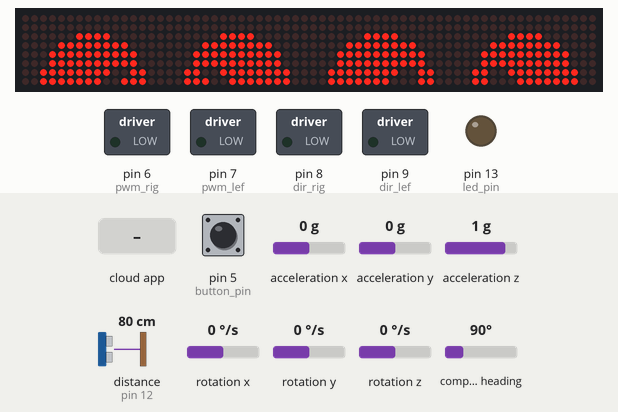
Recording of a sketch running on a simulated Arduino Mega 2560, built with avr-gcc and run on an emulated ATmega2560. On the bench: 64×8 LED matrix, switched loads named in the sketch (green lamp = pin HIGH), output pins drawn as LEDs (lit = HIGH). The test bench sets the inputs (shaded band); at power-on: pin 5 (button_pin) HIGH, acceleration x 0 g, acceleration y 0 g, acceleration z 1 g, distance to the obstacle (sensor on pin 12) 80 cm, rotation x 0 °/s, rotation y 0 °/s, rotation z 0 °/s, compass heading 90°. The echo pulse lasts 58.3 µs per cm; the ROS host is connected and sends only what is stated.

Above: at 0.81 s.
1.3 s: the phone or cloud app sets linear.x to -100
At 2.0 s:
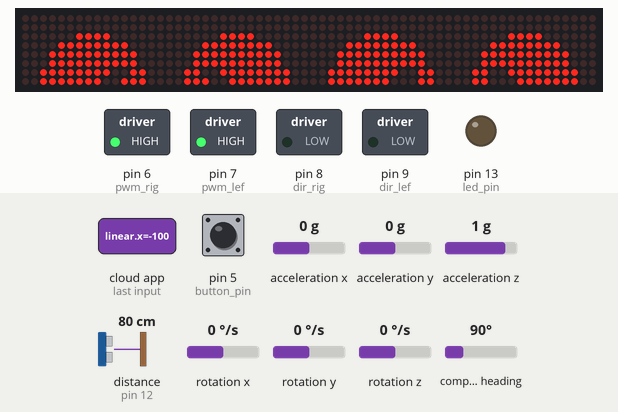
At 3.5 s:
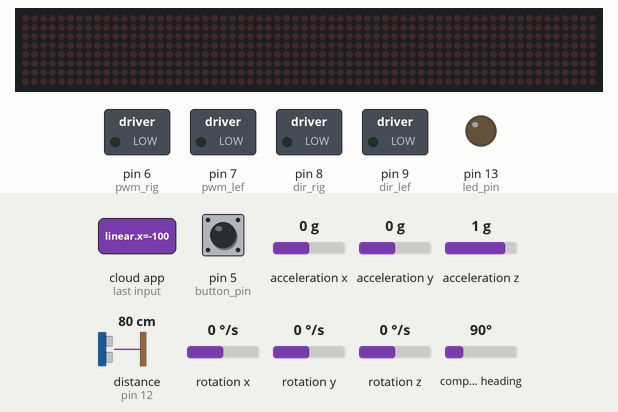
Timing chart, 0 to 5.0 s (numbered marks = the images above; inputs shaded):
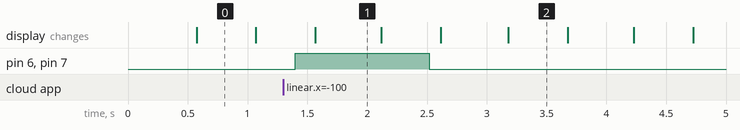

The sketch:

A_U_E_updated.ino
```cpp
//Welcome to Durga prasad coding
#define USE_USBCON
#include <Wire.h>
#include <PID_v1.h>
#include <ros.h>
#include <std_msgs/String.h>
#include <geometry_msgs/Vector3Stamped.h>
#include <geometry_msgs/Twist.h>
#include <geometry_msgs/Pose2D.h>
#include <ros/time.h>
#include <ArduinoHardware.h>
#include <std_msgs/Float64.h>
#include <Adafruit_BNO055.h>
#include <utility/imumaths.h>0
#include <tf/transform_broadcaster.h>
#include <sensor_msgs/Imu.h>
#include <sensor_msgs/Range.h>
#include <std_msgs/Bool.h>
#include <Ultrasonic.h>
#include <LedControl.h>
/***********************************************************************************
  loop time Decleration like frequency for publishing
************************************************************************************/
#define LOOPTIME 100     //Looptime in millisecond
const byte noCommLoopMax = 10;                //number of main loops the robot will execute without communication before stopping
unsigned int noCommLoops = 0;                 //main loop without communication counter
Adafruit_BNO055 bno = Adafruit_BNO055(55, 0x28);
/***********************************************************************************
exit sensor Declaration
************************************************************************************/
const int button_pin = 5;
   const int led_pin = 13;

   bool last_reading;
   long last_debounce_time=0;
   long debounce_delay=6000;
   bool published = true;
/***********************************************************************************
  motor pin numbers Decleration
************************************************************************************/
#define dir_rig 8
#define pwm_rig 6
#define dir_lef 9
#define pwm_lef 7
/******************************************************************************
  ULTRASONIC input pin numbers Decleration
************************************************************************************/
Ultrasonic ultrasonic_m(11,12); //11 trig,12 echo
long ultra_last_debounce_time=0;
long ultra_debounce_delay=6000;
int duration;
int distance;
int ultracount;
int u_m;
/***********************************************************************************
  encoder input pin numbers Decleration
************************************************************************************/
const byte interruptPin_rais_a_rig = 31;       //2, 3, 18, 19, 20, 21 interrupt pins
const byte interruptPin_fal_a_rig = 33;
const byte interruptPin_rais_b_rig = 35;
const byte interruptPin_fal_b_rig = 37;

const byte interruptPin_rais_a_lef = 22;       //2, 3, 18, 19, 20, 21 interrupt pins
const byte interruptPin_fal_a_lef = 23;
const byte interruptPin_rais_b_lef = 24;
const byte interruptPin_fal_b_lef = 25;

volatile byte state = LOW;
signed long int count_rig = 0, count_lef = 0;
int en_a_state_rig = 0, en_b_state_rig = 0, en_a_las_state_rig = 0, en_b_las_state_rig = 0;
int en_a_state_lef = 0, en_b_state_lef = 0, en_a_las_state_lef = 0, en_b_las_state_lef = 0;

long encoder_left = 0;
long encoder_right = 0;
/***********************************************************************************
  speed Decleration
*********************************************************************************/
const double speed_pwm = 0.00148 ;//0.00083--dc motors //0.00235 //0.011
const double min_speed_cmd = 0.02962;//100 rpm  0.01349; //50 rpm//0.0038--dc motors; //2.26; //0.0882;
unsigned long lastMilli = 0, lm = 0;
const double radius = 0.0625;  //0.06125;////0.055681818;                   //Wheel radius, in m
const double wheelbase = 0.32; //0.32;               //Wheelbase, in m

double c_r = 0, c_l = 0;

double speed_req = 0;                         //Desired linear speed for the robot, in m/s
double angular_speed_req = 0;                 //Desired angular speed for the robot, in rad/s

double speed_req_left = 0;                    //Desired speed for left wheel in m/s
double speed_act_left = 0;                    //Actual speed for left wheel in m/s
double speed_cmd_left = 0;                    //Command speed for left wheel in m/s

double speed_req_right = 0;                   //Desired speed for right wheel in m/s
double speed_act_right = 0;                   //Actual speed for right wheel in m/s
double speed_cmd_right = 0;                   //Command speed for right wheel in m/s

const double max_speed = 0.03599; /// above 100 rpm// //0.16--dc motors;                 //Max speed in m/s
/******initialize Pwm values to zero**********/
int PWM_leftMotor = 0;
int PWM_rightMotor = 0;
int d = 0;
/***********************************************************************************
  PID Decleration
************************************************************************************/
const double PID_left_param[] = { 0.24, 0, 1 }; //Respectively Kp//0.29, Ki and Kd for left motor PID
const double PID_right_param[] = { 0.24, 0, 1 }; //Respectively Kp//0.262, Ki and Kd for right motor PID
PID PID_leftMotor(&speed_act_left, &speed_cmd_left, &speed_req_left, PID_left_param[0], PID_left_param[1], PID_left_param[2], DIRECT);          //Setting up the PID for left motor
PID PID_rightMotor(&speed_act_right, &speed_cmd_right, &speed_req_right, PID_right_param[0], PID_right_param[1], PID_right_param[2], DIRECT);   //Setting up the PID for right motor

ros::NodeHandle nh;
/***********************************************************************************
  Function to handle cmd_vel
************************************************************************************/
void handle_cmd (const geometry_msgs::Twist& cmd_vel)
{
  noCommLoops = 0;                                                  //Reset the counter for number of main loops without communication
  // if(ultracount==1)
 // {
    speed_req = cmd_vel.linear.x;                                     //Extract the commanded linear speed from the message

    angular_speed_req = cmd_vel.angular.z;                            //Extract the commanded angular speed from the message

    speed_req_left  = speed_req - angular_speed_req * (wheelbase / 2); //Calculate the required speed for the left motor to comply with commanded linear and angular speeds
    speed_req_right = speed_req + angular_speed_req * (wheelbase / 2); //Calculate the required speed for the right motor to comply with commanded linear and angular speeds
  //}
  //    else if(ultracount==0)
  //    {
  //      speed_req_left=0;
  //      speed_req_right=0;
  //      }
}
/***********************************************************************************
  Decelartion & Intialization of PUB & SUB message types and functiolns
************************************************************************************/

geometry_msgs::Pose2D pwm_output_msg;
geometry_msgs::Pose2D encoder_msg;
geometry_msgs::Vector3Stamped speed_msg;                                //create a "speed_msg" ROS message
sensor_msgs::Imu imu_msg;
sensor_msgs::Range sonar_msg_m;//ultrasonic
std_msgs::Bool pushed_msg;

geometry_msgs::TransformStamped t;
geometry_msgs::TransformStamped l;
tf::TransformBroadcaster broadcaster;
char base_link[] = "/base_link";
char imu_frame[] = "/imu";
char ultra_frame[]="/ultrasonic";
ros::Publisher pub_sonar_m("rangeSonar_m", &sonar_msg_m);
ros::Publisher pub_button("pushed", &pushed_msg);
ros::Publisher imu_pub("imu_data", &imu_msg);
//ros::Publisher range_pub("sonar",&range_msg);
ros::Subscriber<geometry_msgs::Twist> cmd_vel("cmd_vel", handle_cmd);   //create a subscriber to ROS topic for velocity commands (will execute "handle_cmd" function when receiving data)
ros::Publisher speed_pub("speed", &speed_msg);                          //create a publisher to ROS topic "speed" using the "speed_msg" type
ros::Publisher pwm_output_pub("pwm_output", &pwm_output_msg);
ros::Publisher encoder_pub("encoder", &encoder_msg);

int DIN = 2;
int CS = 3;
int CLK = 4;
LedControl lc = LedControl(DIN, CLK, CS, 8); // Set the number of devices here

unsigned long currentTime;
unsigned long lastUpdateTime = 0;
const long eyesDelay = 500;  // 1000 milliseconds for eyes animation
const long emptyDelay = 500; // 3000 milliseconds for empty state

// Pattern definitions
byte eyesPatterns[8][8] = {
    {0x00,0x00,0xC0,0xF0,0xF8,0xF8,0xFC,0xFC},
    {0x00,0x00,0x03,0x0F,0x1F,0x1F,0x33,0x31},
    {0x00,0x00,0xC0,0xF0,0xF8,0xF8,0xCC,0x8C},
    {0x00,0x00,0x03,0x0F,0x1F,0x1F,0x3F,0x3F},
    {0x00,0x00,0xC0,0xF0,0xF8,0xF8,0xFC,0xFC},
    {0x00,0x00,0x03,0x0F,0x1F,0x1F,0x33,0x39},
    {0x00,0x00,0xC0,0xF0,0xF8,0xF8,0xCC,0x9C},
    {0x00,0x00,0x03,0x0F,0x1F,0x1F,0x3F,0x3F}
};

byte emptyPattern[8] = {0x00,0x00,0x00,0x00,0x00,0x00,0x00,0x00};


/*************************************************************************************
  setup
**************************************************************************************/
void setup()
{
  nh.initNode();                            //init ROS node
  nh.getHardware()->setBaud(115200);         //set baud for ROS serial communication
  nh.subscribe(cmd_vel);                    //suscribe to ROS topic for velocity commands
  nh.advertise(speed_pub);                  //prepare to publish speed in ROS topic
  nh.advertise(encoder_pub);
  nh.advertise(pwm_output_pub);
  nh.advertise(imu_pub);

     nh.advertise(pub_button);
     nh.advertise(pub_sonar_m);
  //nh.advertise(range_pub);
  broadcaster.init(nh);
  /**************************************************************
    Exit & ultra
    *******************************************************************/
    ultrasonic_m.setTimeout(40000UL);


     pinMode(led_pin, OUTPUT);
     pinMode(button_pin, INPUT);

     //Enable the pullup resistor on the button
     digitalWrite(button_pin, HIGH);

     //The button is a normally button
    // last_reading = ! digitalRead(button_pin);

  /**************************************************************************************
    BNo055 testing
  ***************************************************************************************/
 while (!bno.begin())
  {
    nh.loginfo("No BNO055 detected");
  }
  /**************************************************************************************
    encoders and motors initilization
  **************************************************************************************/
  pinMode (pwm_rig, OUTPUT);
  pinMode (dir_rig, OUTPUT);
  pinMode (pwm_lef, OUTPUT);
  pinMode (dir_lef, OUTPUT);

//  pinMode(trigPin, OUTPUT);
//  pinMode(echoPin, INPUT);

  pinMode(interruptPin_rais_a_rig, INPUT_PULLUP);
  attachInterrupt(digitalPinToInterrupt(interruptPin_rais_a_rig), rais_a_rig, RISING);
  pinMode(interruptPin_fal_a_rig, INPUT_PULLUP);
  attachInterrupt(digitalPinToInterrupt(interruptPin_fal_a_rig), fall_a_rig, FALLING);
  pinMode(interruptPin_rais_b_rig, INPUT_PULLUP);
  attachInterrupt(digitalPinToInterrupt(interruptPin_rais_b_rig), rais_b_rig, RISING);
  pinMode(interruptPin_fal_b_rig, INPUT_PULLUP);
  attachInterrupt(digitalPinToInterrupt(interruptPin_fal_b_rig), fall_b_rig, FALLING);

  pinMode(interruptPin_rais_a_lef, INPUT_PULLUP);
  attachInterrupt(digitalPinToInterrupt(interruptPin_rais_a_lef), rais_a_lef, RISING);
  pinMode(interruptPin_fal_a_lef, INPUT_PULLUP);
  attachInterrupt(digitalPinToInterrupt(interruptPin_fal_a_lef), fall_a_lef, FALLING);
  pinMode(interruptPin_rais_b_lef, INPUT_PULLUP);
  attachInterrupt(digitalPinToInterrupt(interruptPin_rais_b_lef), rais_b_lef, RISING);
  pinMode(interruptPin_fal_b_lef, INPUT_PULLUP);
  attachInterrupt(digitalPinToInterrupt(interruptPin_fal_b_lef), fall_b_lef, FALLING);

   for (int i = 0; i < 8; i++) {
        lc.shutdown(i, false);
        lc.setIntensity(i, 5);
        lc.clearDisplay(i);
    }
}
/**************************************************************************************
  Loop starts here
**************************************************************************************/
void loop()
{
  nh.spinOnce();
  if ((millis() - lastMilli) >= LOOPTIME)
  {
    lastMilli = millis();
    c_l = count_lef;
    c_r = count_rig;
    if (abs(count_lef) < 5) {                                                //Avoid taking in account small disturbances
      speed_act_left = 0;
    }
    else
    {
      speed_act_left = ((c_l / 2786) * 2 * (22 / 7) * radius) * (1000 / LOOPTIME); // calculate speed of left wheel             !!!! 990 encoder total pulse coun //384 //15260--dc motors
    }

    if (abs(count_rig) < 5) {                                               //Avoid taking in account small disturbances
      speed_act_right = 0;
    }
    else {
      speed_act_right = ((c_r / 2786) * 2 * (22 / 7) * radius) * (1000 / LOOPTIME); // calculate speed of right wheel          !!!! 990 encoder total pulse coun
    }

    encoder_left = encoder_left + count_lef;
    encoder_right = encoder_right + count_rig;

    //        if(encoder_left>32000) encoder_left = 0;
    //       if(encoder_right>32000) encoder_right = 0;

    count_lef = 0;
    count_rig = 0;

    speed_cmd_left = constrain(speed_cmd_left, -max_speed, max_speed);
    PID_leftMotor.Compute();                                                 // compute PWM value for left motor
    PWM_leftMotor = constrain(((speed_req_left + sgn(speed_req_left) * min_speed_cmd) / speed_pwm) + (speed_cmd_left / speed_pwm), -255, 255);

    if (noCommLoops >= noCommLoopMax)
    { //Stopping if too much time without command
      analogWrite(pwm_lef, 0);
    }
    else if (speed_req_left == 0) {                      //Stopping
      analogWrite(pwm_lef, 0);
    }
    else if (PWM_leftMotor > 0) {                         //Going forward
      analogWrite(pwm_lef, PWM_leftMotor);
      digitalWrite(dir_lef, HIGH);
    }
    else {                                               //Going backward
      analogWrite(pwm_lef, abs(PWM_leftMotor));
      digitalWrite(dir_lef, LOW);
    }

    speed_cmd_right = constrain(speed_cmd_right, -max_speed, max_speed);
    PID_rightMotor.Compute();                                                 // compute PWM value for right motor
    PWM_rightMotor = constrain(((speed_req_right + sgn(speed_req_right) * min_speed_cmd) / speed_pwm) + (speed_cmd_right / speed_pwm) , -255, 255);

    if (noCommLoops >= noCommLoopMax) {                   //Stopping if too much time without command
      analogWrite(pwm_rig, 0);
    }
    else if (speed_req_right == 0) {                      //Stopping
      analogWrite(pwm_rig, 0);
    }
    else if (PWM_rightMotor > 0) {                        //Going forward
      analogWrite(pwm_rig, PWM_rightMotor);
      digitalWrite(dir_rig, HIGH);
    }
    else {                                                //Going backward
      analogWrite(pwm_rig, abs(PWM_rightMotor));
      digitalWrite(dir_rig, LOW);
    }

    noCommLoops++;
    if (noCommLoops == 65535) {
      noCommLoops = noCommLoopMax;
    }
    updateimu();
    //updateultra();
    publishSpeed();
       updateexit();
   updateultra();
  }

  currentTime = millis();
    if (currentTime - lastUpdateTime >= eyesDelay && (currentTime - lastUpdateTime) < (eyesDelay + emptyDelay)) {
        showEyes();
    } else if (currentTime - lastUpdateTime >= (eyesDelay + emptyDelay)) {
        showEmpty();
        lastUpdateTime = currentTime; // Reset lastUpdateTime after displaying empty state
    }
}
/**************************************************************************************
  publish Odometry
**************************************************************************************/
void publishSpeed()
{
  speed_msg.header.stamp = nh.now();      //timestamp for odometry data
  speed_msg.vector.x = speed_act_left;    //left wheel speed (in m/s)
  speed_msg.vector.y = speed_act_right;   //right wheel speed (in m/s)
  speed_msg.vector.z = 0.1;//0.2;   //looptime, should be the same as specified in LOOPTIME (in s)
  speed_pub.publish(&speed_msg);


  encoder_msg.x = millis();
  encoder_msg.y = encoder_right;
  encoder_pub.publish( &encoder_msg);

  pwm_output_msg.x = PWM_leftMotor;
  pwm_output_msg.y = PWM_rightMotor;
  pwm_output_pub.publish(&pwm_output_msg);

  imu_pub.publish(&imu_msg);
  //  range_pub.publish(&range_msg);


  //t.header.stamp = nh.now();
  // broadcaster.sendTransform(t);

  nh.spinOnce();
  nh.loginfo("Publishing odometry");
}
/**************************************************************************************
  update imu
**************************************************************************************/
void updateimu()
{
  nh.spinOnce();
  imu::Quaternion quat = bno.getQuat();
  sensors_event_t orientationData , angVelocityData , linearAccelData, magnetometerData, accelerometerData, gravityData;
  bno.getEvent(&angVelocityData, Adafruit_BNO055::VECTOR_GYROSCOPE);
  //bno.getEvent(&linearAccelData, Adafruit_BNO055::VECTOR_LINEARACCEL);
  bno.getEvent(&accelerometerData, Adafruit_BNO055::VECTOR_ACCELEROMETER);
  imu_msg.header.stamp = nh.now();
  imu_msg.header.frame_id = "imu";
  imu_msg.orientation.x = quat.x();
  imu_msg.orientation.y = quat.y();
  imu_msg.orientation.z = quat.z();
  imu_msg.orientation.w = quat.w();
  imu_msg.angular_velocity.x = angVelocityData.gyro.x;
  imu_msg.angular_velocity.y = angVelocityData.gyro.y;
  imu_msg.angular_velocity.z = angVelocityData.gyro.z;
  imu_msg.linear_acceleration.x = accelerometerData.acceleration.x;
  imu_msg.linear_acceleration.y = accelerometerData.acceleration.y;
  imu_msg.linear_acceleration.z = accelerometerData.acceleration.z;

  l.header.frame_id = base_link;
  l.child_frame_id = imu_frame;
  // l.header.frame_id = imu_frame;
  l.transform.rotation.x = 0;
  l.transform.rotation.y = 0;
  l.transform.rotation.z = 0;
  l.transform.rotation.w = 1.0;
  l.header.stamp = nh.now();
  // if ((millis() - lm) >= 1000)
  { lm = millis();
    broadcaster.sendTransform(l);
  }

}
void updateexit()
{
   bool reading = digitalRead(button_pin);
   if(reading ==0){

     if ( (millis() - last_debounce_time)  > debounce_delay) {

      nh.loginfo("0");
            last_debounce_time=millis();
            pushed_msg.data = reading;
            pub_button.publish(&pushed_msg);
     }
     }

//     if(reading ==1)
//     {
//       // nh.loginfo("1");
//     }

}
/**************************************************************************************
ULTRASONIC
**************************************************************************************/
void updateultra()
{
  //nh.spinOnce();


if(ultrasonic_m.read()<40)
{
  u_m=ultrasonic_m.read();
   ultracount=0;
  if ((millis() - ultra_last_debounce_time)  > ultra_debounce_delay) {
      ultra_last_debounce_time = millis();

       sonar_msg_m.range = u_m;
    pub_sonar_m.publish(&sonar_msg_m);
     nh.loginfo("ultrasonic");
  }
}
 else
 {
  ultracount=1;
 }
// t.header.frame_id =base_link;
// t.child_frame_id = ultra_frame;
// t.transform.translation.x=0.2;
// t.transform.translation.y=0;
// t.transform.translation.z=0.055;
// t.transform.rotation.x =0;
// t.transform.rotation.y =0;
// t.transform.rotation.z =0;
// t.transform.rotation.w = 1.0;
// t.header.stamp = nh.now();
// broadcaster.sendTransform(t);
}
/**************************************************************************************************************
  ENCODER CALCULATIONS
**************************************************************************************/
void rais_a_rig() {                                                                                                                         //interrupt right functions
  en_a_state_rig = HIGH;
  calculataion_rig();
}
void fall_a_rig() {
  en_a_state_rig = LOW;
  calculataion_rig();
}
void rais_b_rig() {
  en_b_state_rig = HIGH;
  calculataion_rig();
}
void fall_b_rig() {

  en_b_state_rig = LOW;
  calculataion_rig();
}
void calculataion_rig()                                                                                                                   //interrupt right calculations
{
  if (en_a_state_rig != en_a_las_state_rig)
  {
    if (en_b_state_rig == en_a_state_rig)
    {
      count_rig --;
    }
    else
    {
      count_rig ++;
    }
  }
  else if (en_a_state_rig == en_a_las_state_rig)
  {

    if (en_b_state_rig != en_b_las_state_rig)
    {
      if (en_b_state_rig != en_a_state_rig)
      {
        count_rig --;
      }
      else
      {
        count_rig ++;
      }
    }
  }
  en_a_las_state_rig = en_a_state_rig;
  en_b_las_state_rig = en_b_state_rig;
}

void rais_a_lef() {                                                                                                             //interrupt left functions
  en_a_state_lef = HIGH;
  calculataion_lef();
}
void fall_a_lef() {

  en_a_state_lef = LOW;
  calculataion_lef();
}
void rais_b_lef() {
  en_b_state_lef = HIGH;
  calculataion_lef();
}
void fall_b_lef() {

  en_b_state_lef = LOW;
  calculataion_lef();
}
void calculataion_lef()                                                                                                                                //interrupt right claculations
{
  if (en_a_state_lef != en_a_las_state_lef)
  {
    if (en_b_state_lef == en_a_state_lef)
    {
      if (en_b_state_lef == en_a_state_lef)
        count_lef ++;
    }
    else
    {
      count_lef --;
    }

  }
  else if (en_a_state_lef == en_a_las_state_lef)
  {

    if (en_b_state_lef != en_b_las_state_lef)
    {
      if (en_b_state_lef != en_a_state_lef)
      {
        count_lef ++;
      }
      else
      {
        count_lef --;
      }
    }
  }
  en_a_las_state_lef = en_a_state_lef;
  en_b_las_state_lef = en_b_state_lef;
}

/***stop****/
void dc_stop()
{ Serial.println("stoped");
  analogWrite(pwm_rig, 0); //70
  analogWrite(pwm_lef, 0);
  digitalWrite(dir_rig, LOW); ///right wheel low for straight
  digitalWrite(dir_lef, HIGH);
}

template <typename T> int sgn(T val) {
  return (T(0) < val) - (val < T(0));
}
void showEyes() {
    for (int i = 0; i < 8; i++) {
        for (int row = 0; row < 8; row++) {
            lc.setRow(i, row, eyesPatterns[i][row]);
        }
    }
}

void showEmpty() {
    for (int i = 0; i < 8; i++) {
        for (int row = 0; row < 8; row++) {
            lc.setRow(i, row, emptyPattern[row]);
        }
    }
}
```

Measured:
- after the input at 1.3 s, pin 6 (pwm_rig), pin 7 (pwm_lef): LOW → HIGH after 0.10 s, → LOW 1.1 s later
- what the display in image 0 shows lasts 0.5 s, from 0.6 s to 1.1 s
